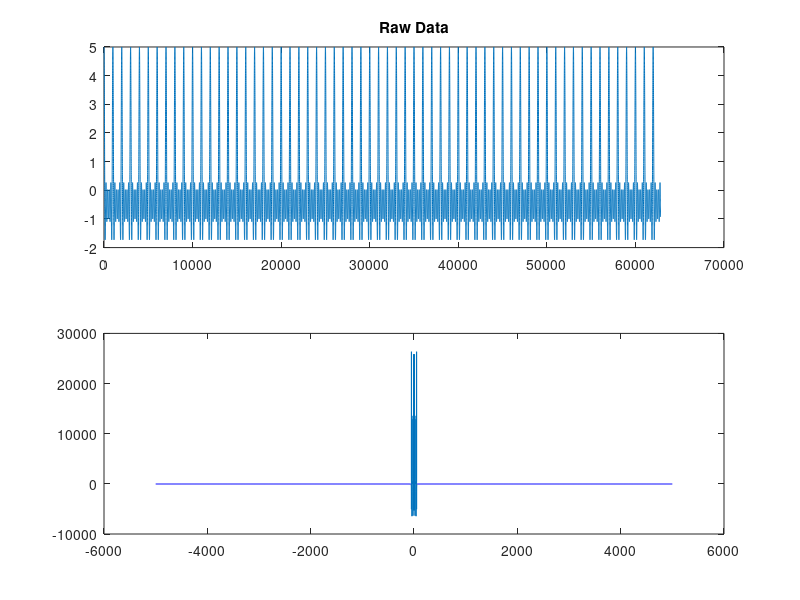
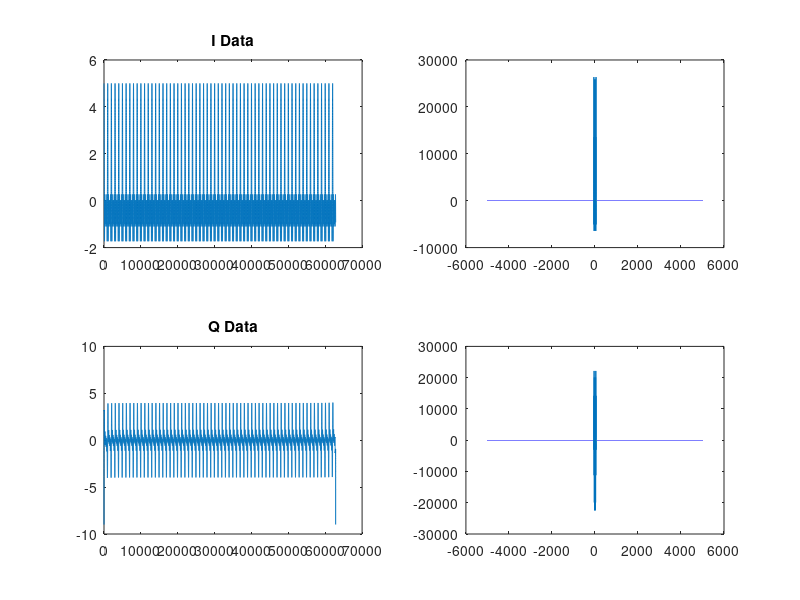
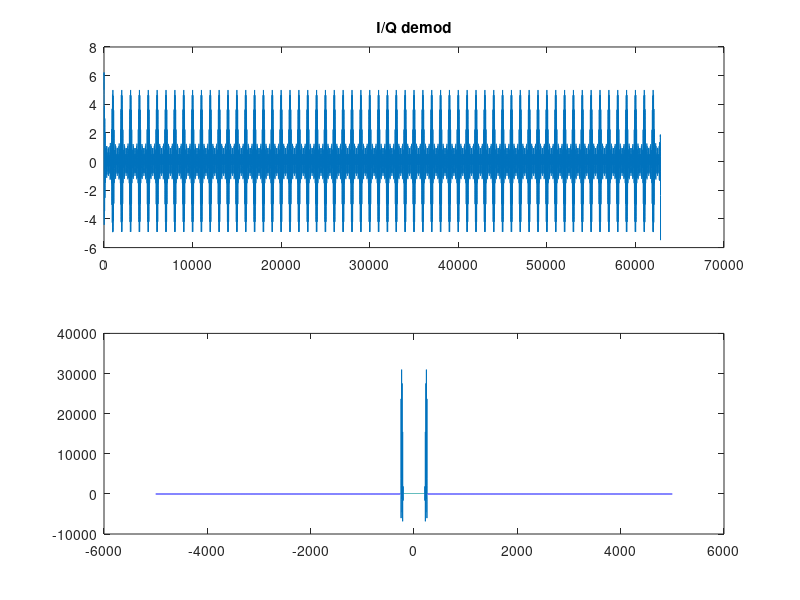

Source code (MATLAB) for these figures, in order:
close all;
clear all;
fs = 10000;
f0 = 100;
f_shift = 200;
t = 0:1/fs:2*pi;

% ---------------------------------------------------
%Signal

	y = cos(2*pi*10*t) + cos(2*pi*20*t)  + cos(2*pi*30*t) + cos(2*pi*40*t) +cos(2*pi*50*t);
% ---------------------------------------------------
%Plot Signal

	f = fs/2*linspace(-1,1,length(y));
	yf = fftshift(fft(y));

	figure(1); subplot(2,1,1);
	plot(y);
	title('Raw Data')
	subplot(2,1,2);
	plot(f,yf);

% ---------------------------------------------------
%I/Q Data
	I = real(hilbert(y));
	Q = imag(hilbert(y));

	figure(2); subplot(2,2,1);
	plot(real(I));
	title('I Data')
	subplot(2,2,2);
	plot(f,real((fftshift(fft(I)))));
	subplot(2,2,3);
	plot(real(Q));
	title('Q Data')
	subplot(2,2,4);
	plot(f,real((fftshift(fft(Q)))));

	% y_shift

	% y_shift_f = fft(y_shift);
	% y_shift_real_f = [y_shift_f(1:length(y_shift_f)/2)  ,fliplr( y_shift_f(1:length(y_shift_f)/2)) ];
	% y_shift_real = ifft(y_shift_real_f);
	% figure(3); subplot(2,1,1);plot(real(y_shift_real)); title('Time y_shift'); subplot(2,1,2); plot(real(y_shift_real_f)); title('Freq y_shift');

% ---------------------------------------------------
% frequency shift.

	% I_shift = (I.* exp(1j* 2*pi*f_shift*t));
	% Q_shift = (Q.* exp(1j* 2*pi*f_shift*t));

	% I_shift = (I.* cos(2*pi*f0*t));
	% Q_shift = (Q.* sin(2*pi*f0*t));

	% I_shift = I.* (cos(2*pi*f_shift*t) -1j*sin(2*pi*f_shift*t));
	% Q_shift = Q.* (cos(2*pi*f_shift*t) -1j*sin(2*pi*f_shift*t));

	I_shift = I.* (cos(2*pi*f_shift*t) ) - ( Q.* (sin(2*pi*f_shift*t)) );
	% Q_shift = Q.* (-1j*sin(2*pi*f_shift*t));

	% I_shift = (I.*cos(2*pi*f_shift*t)- (I.*(1j*sin(2*pi*f_shift*t)))) ; %
	% Q_shift = (Q.*cos(2*pi*f_shift*t)- (Q.*(1j*sin(2*pi*f_shift*t)))) ; %

% ---------------------------------------------------
% I/Q demod.

	y_shift = I_shift;

	f = fs/2*linspace(-1,1,length(y));
	y_shift_f = fftshift((fft(y_shift)));
	% y_shift_f = y_shift_f(1:length(y_shift_f)/2 +1);

	figure(4)
	subplot(2,1,1)
	plot(real(y_shift))
	title('I/Q demod')
	subplot(2,1,2)
	plot(f,y_shift_f);


	% figure(5)
	% subplot(2,1,1)
	% plot(real(I_Shift_II+1j.*Q_Shift_II))
	% title('Shifted by II')
	% subplot(2,1,2)
	% plot(real((fft((I_Shift_II+1j.*Q_Shift_II)))));
